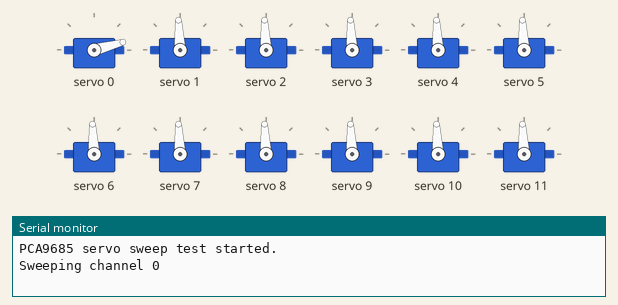
Simulated run of this sketch. Board: ESP32. On the bench: 12 × servo, the last lines printed to the serial monitor.

Above: at 1.17 s.
At 5.68 s:
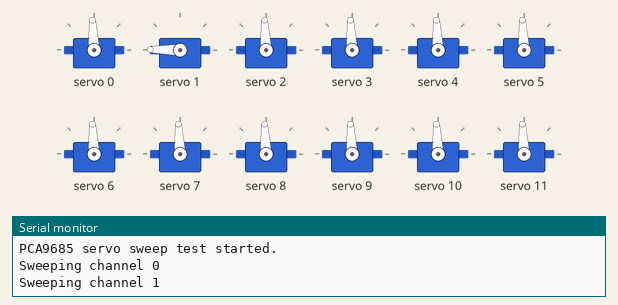
At 8.82 s:
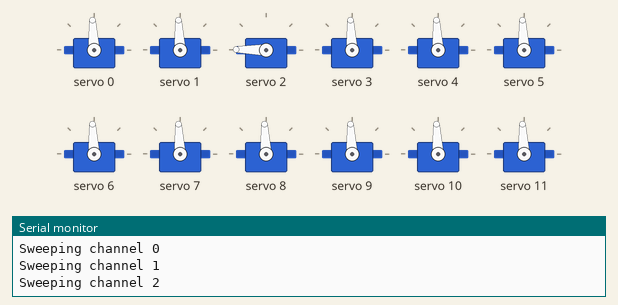
At 18.24 s:
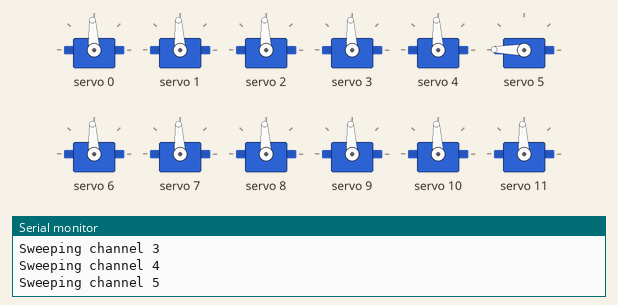
At 27.66 s:
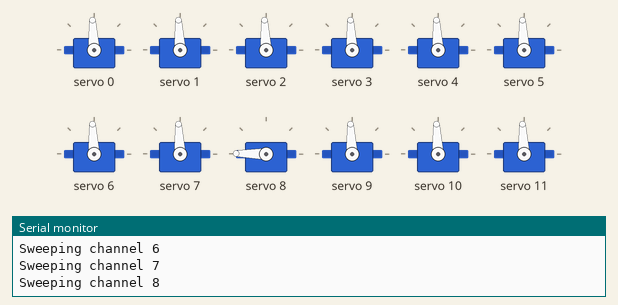
At 38.4 s:
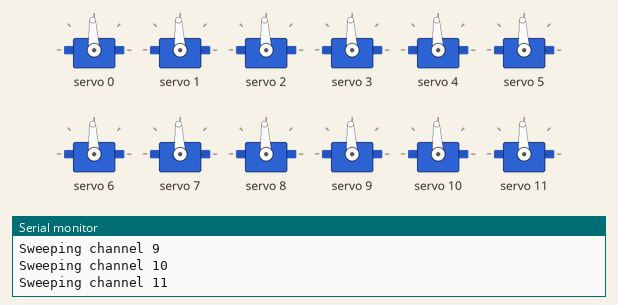
Timing chart, 0 to 39.9 s (numbered marks = the images above):
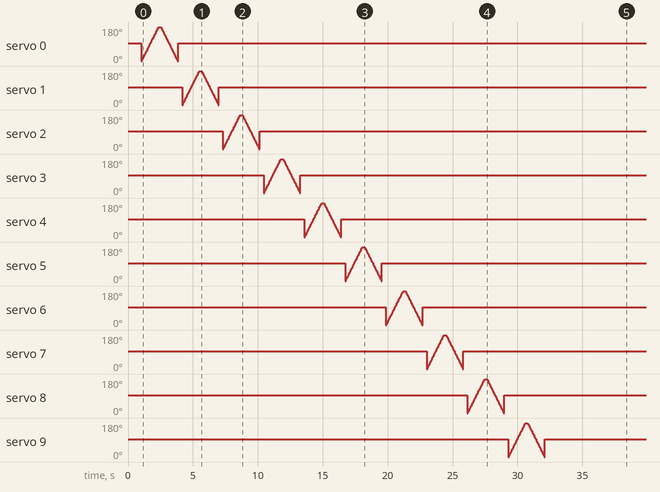

The sketch:

hexabot_esp32.ino
```cpp
#include <Wire.h>
#include <Adafruit_PWMServoDriver.h>

Adafruit_PWMServoDriver pca = Adafruit_PWMServoDriver(0x40);

const uint8_t SERVO_CHANNELS = 16;
const uint16_t SERVO_FREQ = 50;

const uint16_t SERVO_MIN_US = 500;
const uint16_t SERVO_MAX_US = 2500;

const uint8_t STEP_DEGREES = 2;
const uint16_t STEP_DELAY_MS = 15;
const uint16_t CHANNEL_PAUSE_MS = 300;

uint16_t angleToPulse(uint8_t angle) {
  uint16_t pulseUs = map(angle, 0, 180, SERVO_MIN_US, SERVO_MAX_US);
  return (uint32_t)pulseUs * SERVO_FREQ * 4096 / 1000000;
}

void writeServo(uint8_t channel, uint8_t angle) {
  pca.setPWM(channel, 0, angleToPulse(angle));
}

void sweepChannel(uint8_t channel) {
  for (uint8_t angle = 0; angle <= 180; angle += STEP_DEGREES) {
    writeServo(channel, angle);
    delay(STEP_DELAY_MS);
  }

  for (int angle = 180; angle >= 0; angle -= STEP_DEGREES) {
    writeServo(channel, angle);
    delay(STEP_DELAY_MS);
  }
}

void setup() {
  Wire.begin();
  Serial.begin(9600);

  pca.begin();
  pca.setOscillatorFrequency(27000000);
  pca.setPWMFreq(SERVO_FREQ);

  delay(10);

  for (uint8_t channel = 0; channel < SERVO_CHANNELS; channel++) {
    writeServo(channel, 90);
  }

  delay(1000);
  Serial.println("PCA9685 servo sweep test started.");
}

void loop() {
  for (uint8_t channel = 0; channel < SERVO_CHANNELS; channel++) {
    Serial.print("Sweeping channel ");
    Serial.println(channel);

    sweepChannel(channel);
    writeServo(channel, 90);
    delay(CHANNEL_PAUSE_MS);
  }
}
```
